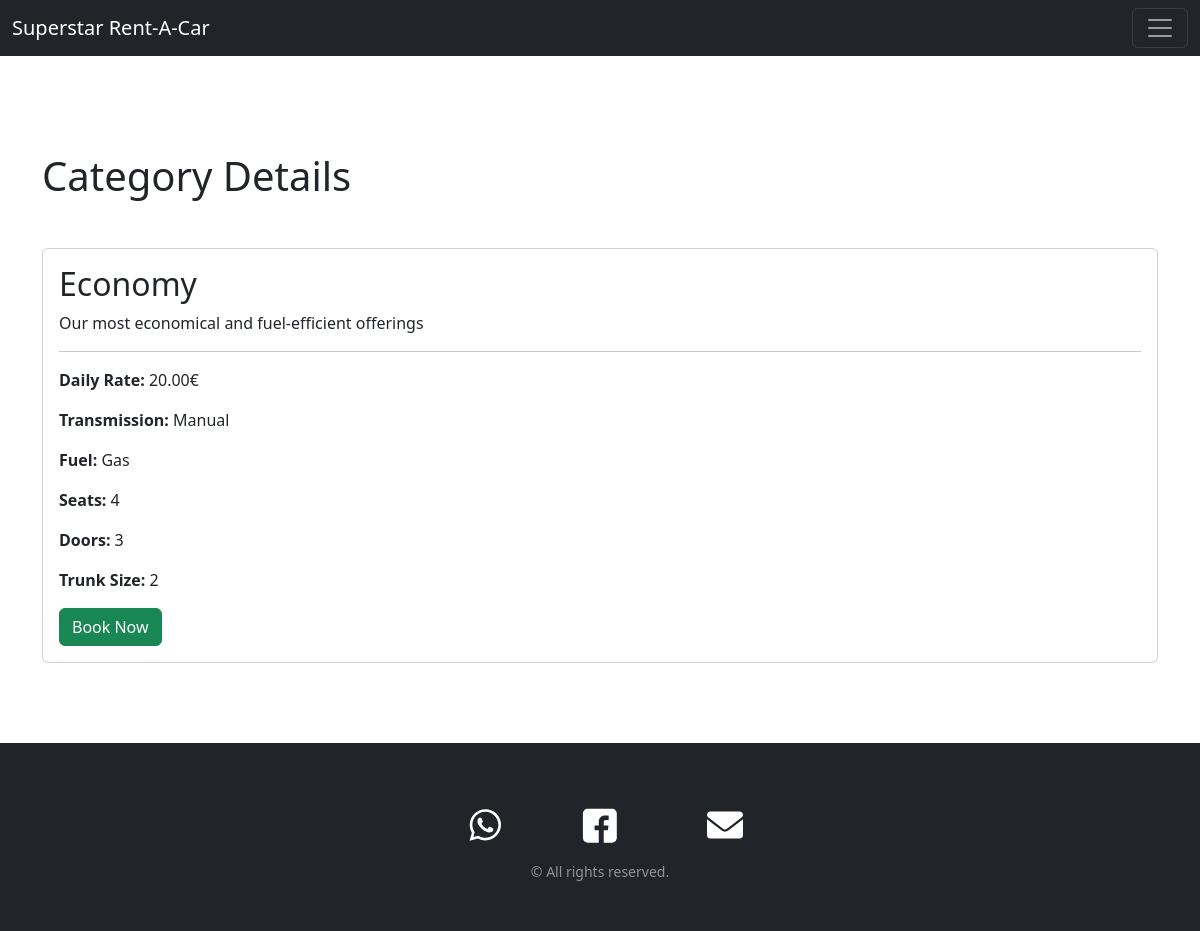
/project/src/html/categoryView.php?categoryId=1, run on the app's committed database.
### tables this page shows
CREATE TABLE IF NOT EXISTS category (
    id INT UNSIGNED NOT NULL AUTO_INCREMENT PRIMARY KEY,
    name VARCHAR(45) NOT NULL,
    description VARCHAR(90) NOT NULL,
    dailyRate DECIMAL(5,2) NOT NULL,
    isArchived BOOLEAN NOT NULL DEFAULT FALSE
);

CREATE TABLE IF NOT EXISTS category_property (
    category_id INT UNSIGNED NOT NULL,
    property_id INT UNSIGNED NOT NULL,
    propertyValue VARCHAR(45) NOT NULL,
    PRIMARY KEY (category_id, property_id),
    CONSTRAINT fk_category_property_category
        FOREIGN KEY (category_id)
        REFERENCES category(id),
    CONSTRAINT fk_category_property_property
        FOREIGN KEY (property_id)
        REFERENCES property(id)
);

CREATE TABLE IF NOT EXISTS property (
    id INT UNSIGNED NOT NULL AUTO_INCREMENT PRIMARY KEY,
    name VARCHAR(45) NOT NULL
);

### project/lib/RentACar/DBModel.php (called while the page is built, shortened)
<?php
trait DBModel
{
    public static function find(int $id, string $tableName = ''): self
    {
        $connection = MyConnect::getInstance()->getConnection();
        if ($tableName === '') {
            $class_parts = explode('\\', static::class);
            $tableName = end($class_parts);
            $tableName = self::camelToSnake($tableName);
        }
        $sql = "SELECT * FROM " . $tableName . " WHERE id = ?";
        $stmt = $connection->prepare($sql);
        $stmt->execute([$id]);
        $result = $stmt->fetchObject(static::class);
        return $result;
    }
    public static function rawSQL(string $sql): \PDOStatement
    {
        $connection = MyConnect::getInstance();
        return $connection->query($sql);
    }
    public static function camelToSnake(string $camelCase): string
    {
        $result = '';
        for ($i = 0; $i < strlen($camelCase); $i++) {
            $char = $camelCase[$i];
            if (ctype_upper($char)) {
                $result .= '_' . strtolower($char);
            } else {
                $result .= $char;
            }
        }
        return ltrim($result, '_');
    }
}

### project/lib/RentACar/Category.php (called while the page is built, shortened)
<?php
require_once $_SERVER['DOCUMENT_ROOT'] . '/src/util/helpers.php';
class Category
{
    protected ?string $name = null;
    protected ?string $description = null;
    protected ?float $dailyRate = null;
    public function getName(): ?string
    {
        return $this->name;
    }
    public function getDescription(): ?string
    {
        return $this->description;
    }
    public function loadProperties(): self
    {
        try {
            $categoryId = $this->id;
            $stmt = self::rawSQL("
                SELECT p.id, p.name, cp.propertyValue FROM property p
                LEFT OUTER JOIN category_property cp ON cp.property_id = p.id
                WHERE cp.category_id = $categoryId;
            ");
            $results = [];
            while($row = $stmt->fetchObject(Property::class)) {
                $results[$row->getName()] = $row;
            }
            $this->properties = $results;
        } catch(e) {
        }
        return $this;
    }
    public function getDailyRateToString(): string
    {
        return convertNumToEuros($this->dailyRate);
    }
}

### project/src/util/helpers.php (called while the page is built, shortened)
<?php
function convertNumToEuros(int | float $amount): string
{
    return number_format((float)($amount), 2, '.', '') . '€';
}

### project/lib/RentACar/PropertiesTrait.php (called while the page is built, shortened)
<?php
trait PropertiesTrait
{
    protected ?array $properties = null;
    public function getProperties(): array
    {
        return $this->properties;
    }
}

### project/lib/RentACar/MyConnect.php (called while the page is built, shortened)
<?php
class MyConnect
{
    protected $connection;
    private static $instance = null;
    private function __construct()
    {
        $config = parse_ini_file('db.ini');
        $dbh = "mysql:host={$config['DBHOST']};dbname={$config['DBNAME']}";
        try {
            $this->connection = new \PDO($dbh, $config['DBUSER'], $config['DBPASS']);
            $this->connection->setAttribute(\PDO::ATTR_ERRMODE, \PDO::ERRMODE_EXCEPTION);
        } catch (\PDOException $e) {
            throw new \PDOException($e->getMessage(), (int)$e->getCode());
        }
    }
    public static function getInstance(): self
    {
        if (self::$instance == null) {
            self::$instance = new MyConnect();
        }
        return self::$instance;
    }
    public function query(string $sql)
    {
        return $this->connection->query($sql);
    }
}

### project/lib/RentACar/Property.php (called while the page is built, shortened)
<?php
class Property
{
    protected ?string $name = null;
    protected ?string $propertyValue = null;
    public function getName(): string
    {
        return $this->name;
    }
    public function getPropertyValue()
    {
        return $this->propertyValue;
    }
}

### project/src/html/categoryView.php (the view, shortened to what this page needs)
<?php
require_once $_SERVER['DOCUMENT_ROOT'] . '/src/html/components/header.php';
echo getHeader();
$categoryId = $_GET['categoryId'];
$category = Category::find($categoryId);
$category->loadProperties();
?>
<body>
    <?php include $_SERVER['DOCUMENT_ROOT'] . '/src/html/components/navbar.inc.php'; ?>
    <div class="container mt-5">
        <div class="row">
            <div class="col">
                <h1 class="my-5">Category Details</h1>
            </div>
        </div>
        <div class="row mb-2">
            <div class="col">
                <div class="card mb-4">
                    <div class="card-body">
                        <h2 class="card-title"><?php echo $category->getName(); ?></h2>
                        <p class="card-text"><?php echo $category->getDescription(); ?>
                        </p>
                        <hr>
                        <p class="card-text"><strong>Daily Rate: </strong><?php echo $category->getDailyRateToString(); ?></p>
                        <?php
                        $properties = $category->getProperties();
                        if ($properties) {
                            foreach ($properties as $property) {
                        ?>
                        <p class="card-text">
                            <strong><?php echo $property->getName(); ?>: </strong><?php echo $property->getPropertyValue(); ?>
                        </p>
                        <?php
                            }
                        } else {
                            echo '<p>No properties found for this category.</p>';
                        }
                        ?>
                        <a href="/" class="btn btn-success">Book Now</a>
                    </div>
                </div>
            </div>
        </div>
    </div>
</body>
</html>

### project/src/css/style.css (style rules this page uses)
body { min-height: 100vh; display: flex; flex-direction: column; justify-content: space-between; }
body > .container { flex-grow: 1; }

### data on the page
category: name "Economy", description "Our most economical and fuel-efficient offerings", dailyRate "20.00€"
category_property: property.name "Transmission", propertyValue "Manual"
category_property: property.name "Fuel", propertyValue "Gas"
category_property: property.name "Seats", propertyValue "4"
category_property: property.name "Doors", propertyValue "3"
category_property: property.name "Trunk Size", propertyValue "2"
